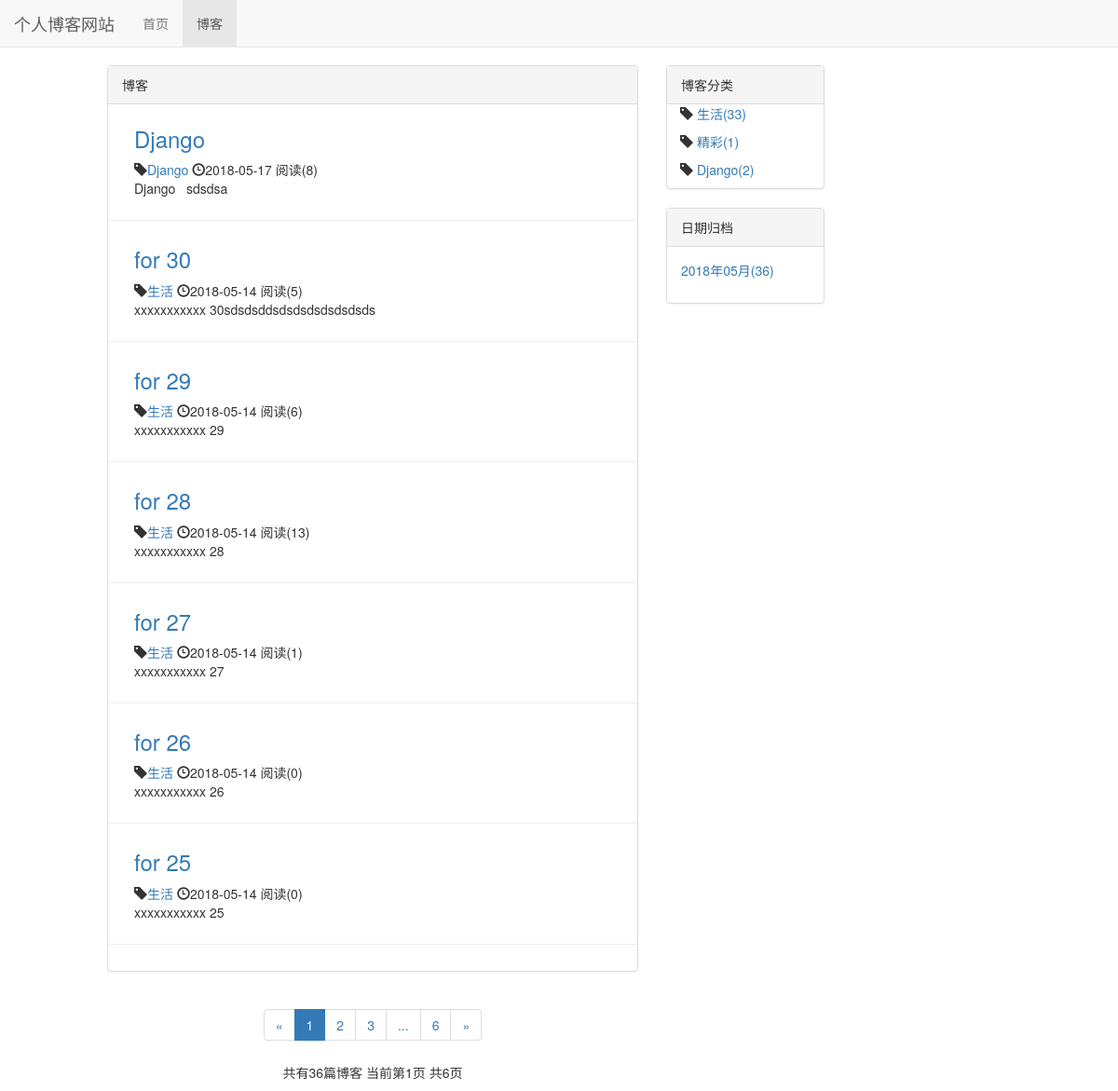
The page /blog/ on the database as committed earlier.
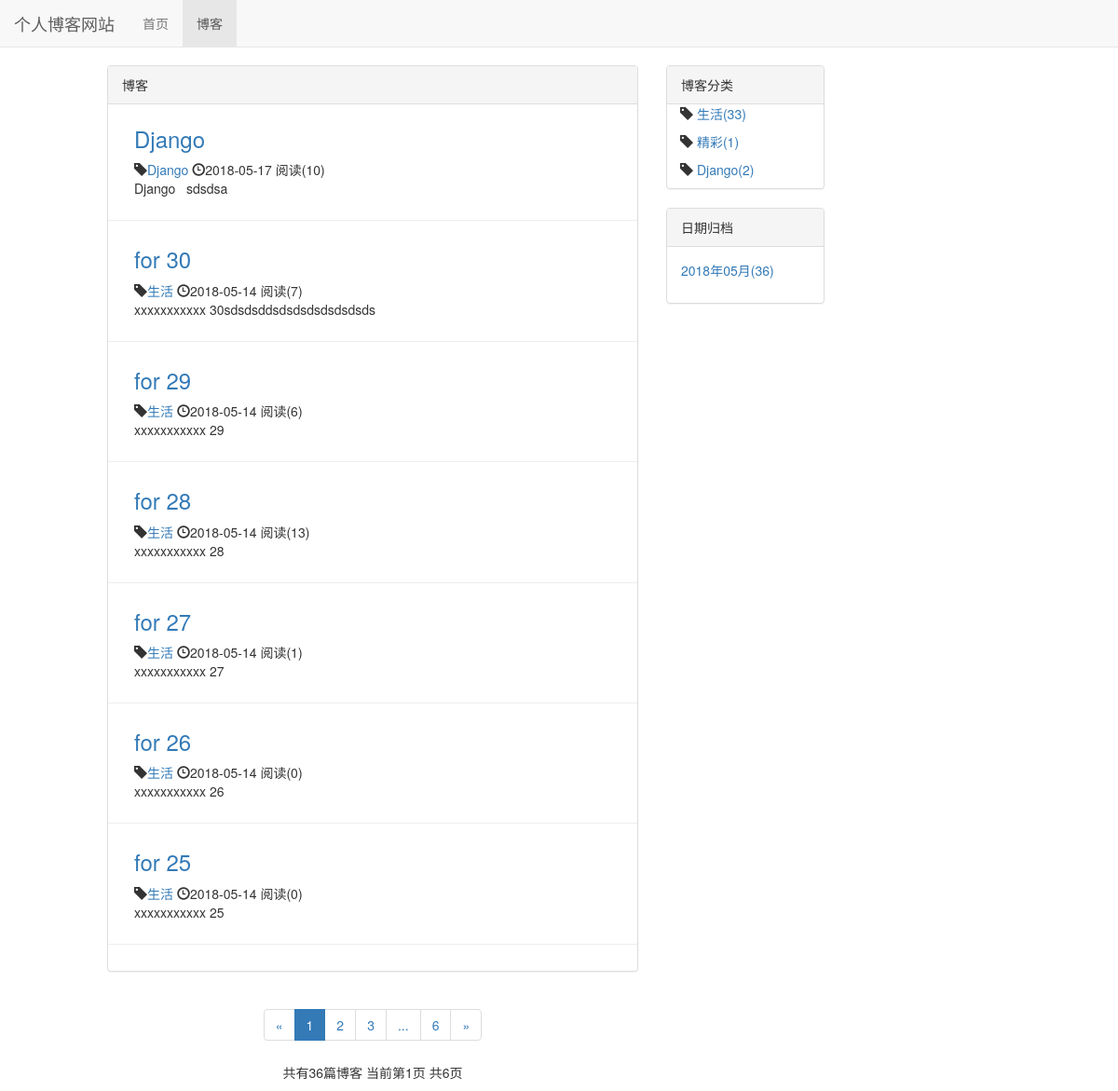
The same page on the database as committed later.
### blog/models.py (models this page shows, shortened)
class Blog(models.Model,ReadNumExpandMethod):
    title = models.CharField(max_length=50)
    type_name = models.ForeignKey(BlogType,on_delete = models.DO_NOTHING)
    content = RichTextUploadingField()
    author = models.ForeignKey(User,on_delete=models.DO_NOTHING)
    read_datails = GenericRelation(ReadDetail)
    created_time = models.DateTimeField(auto_now_add = True)
    last_update_time =models.DateTimeField(auto_now = True)
    class Meta:
        ordering = ['-created_time']

class BlogType(models.Model):
    type_name = models.CharField(max_length= 10)
    def __str__(self):
        return self.type_name

### read_statistics/models.py (models this page shows)
class ReadNum(models.Model):
    read_num = models.IntegerField(default=0)
    content_type = models.ForeignKey(ContentType, on_delete=models.DO_NOTHING)
    object_id = models.PositiveIntegerField()
    content_object = GenericForeignKey('content_type', 'object_id')

### blog/views.py (the view)
# urls.py: path('',blog_list,name='blog_list'),
def blog_list(request):
    blogs_all_list = Blog.objects.all()
    context = blog_public_basc(request,blogs_all_list)
    return render(request,'blog/blog_list.html',context)

### read_statistics/models.py (called while the page is built)
    def get_read_num(self):
        try:
            ct = ContentType.objects.get_for_model(self)
            readnum = ReadNum.objects.get(content_type=ct,object_id = self.pk)
            return readnum.read_num
        except exceptions.ObjectDoesNotExist:
            return 0

### blog/templates/blog/blog_list.html (shortened to what the changed rows need)
{% extends 'base.html' %}
{% load staticfiles %}
{% block style_css %}
    <link rel="stylesheet" href="{% static 'blog.css' %}">
{% endblock %}
{% block content %}
    <div class="container-fluid">
        <div class="row">
            <div class="col-xs-12 col-sm-6 col-xs-offset-1">
                <div class="panel panel-default">
                    <div class="panel-boby">
                        {% for blog in blogs %}
                        <div class="blog">
                           <h3><a href="{% url 'blog_datail' blog.pk %}">{{ blog.title }}</a></h3>
                            <p class="blog-info">
                                <span class="glyphicon glyphicon-tag"></span><a href="{% url 'blogs_type' blog.type_name.pk %}">{{blog.type_name}}</a>
                                <span class="glyphicon glyphicon-time"></span>{{blog.created_time|date:"Y-m-d"}}
                                阅读({{blog.get_read_num }})
                            </p>
                            <p>{{ blog.content|striptags|safe|truncatechars:200}}</p>
                        </div>
                        {% empty%}
                            <div class="blog">
                                <h3>-- 暂无博客 --</h3>
                            </div>
                        {% endfor %}
                    </div>
                </div>
            </div>
        </div>
    </div>
{% endblock %}

Rows that differ between the two databases and show on the page:
changed through a linked row, Blog "Django": get_read_num "8" → "10"
changed through a linked row, Blog "for 30": get_read_num "5" → "7"
